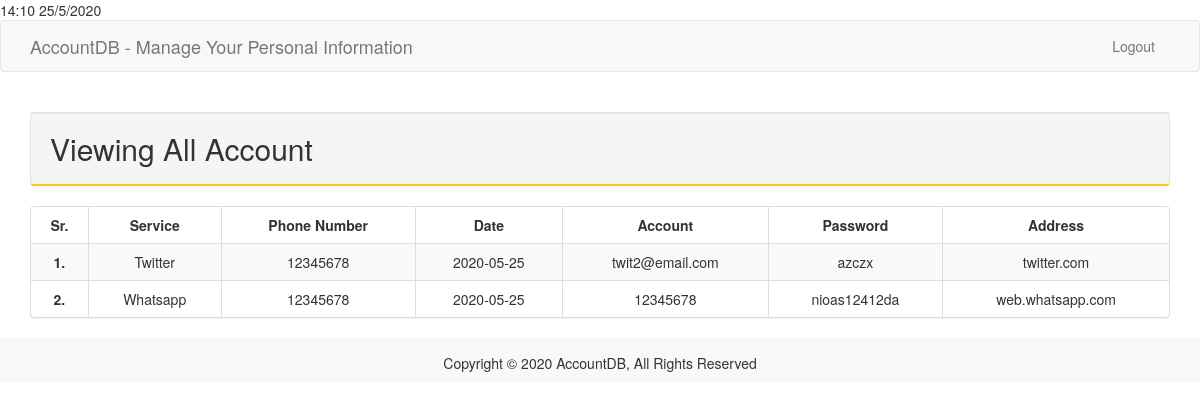
/user/index.php (signed in), run on the app's committed database.
### tables this page shows
CREATE TABLE `personnel` (
  `auto_id` int(11) NOT NULL,
  `Service` varchar(255) NOT NULL,
  `Phone` varchar(255) NOT NULL,
  `Date` date NOT NULL,
  `account` text NOT NULL,
  `password` text NOT NULL,
  `address` varchar(255) NOT NULL
);

### includes/config.php (called while the page is built, shortened)
<?php
$hosted = 0;
if($hosted == 0)
{
	$website_url = "http://localhost/project";
}
?>

### user/index.php (the view, shortened to what this page needs)
14:10 25/5/2020<?php
include_once( dirname(__FILE__). '/../includes/config.php' );
include_once( $root_dir_path . '/includes/above_navbar.php' );
include_once( $root_dir_path . '/user/includes/navbar.php' );
?>
<div class="container">
	<h2 class="well custom_border_colored_line">
		Viewing All Account
	</h2>
</div>
<div class="container">
	<div class="row">
		<div class="col-lg-12">
			<div class="panel panel-default">
				<div class="table-responsive">
					<table class="table table-striped table-bordered dt-responsive nowrap" cellspacing="0" width="100%" style="font-size:14px;">
						<thead>
							<tr>
								<th class="no-sort">Sr.</th>
								<th class="no-sort">Service</th>
								<th class="no-sort">Phone Number</th>
								<th class="no-sort">Date</th>
								<th class="no-sort">Account</th>
								<th class="no-sort">Password</th>
								<th class="no-sort">Address</th>
							</tr>
						</thead>
						<tbody>
		<?php
		$select_query = "SELECT auto_id, AES_DECRYPT(Service, 'key') AS Service, AES_DECRYPT(Phone, 'key') AS Phone, Date, AES_DECRYPT(account, 'key') AS account, AES_DECRYPT(password, 'key') AS password, AES_DECRYPT(address, 'key') AS address FROM personnel";
		$select_result = mysqli_query($connection,$select_query);
		$affected_rows = $connection->affected_rows;
		if(!$select_result)
		{
			echo "<tr><td>Error: " . mysqli_error($connection)." ..... !!</td></tr>";
		}
		else if($affected_rows == 0)
		{
		}
		else
		{
			$serial_no = 1;
			while ( $row = mysqli_fetch_array($select_result) )
			{
				$Service = $row['Service'];
				$Phone = $row['Phone'];
				$Date = $row['Date'];
				$address = $row['address'];
		?>
							<tr>
								<td><b><?php echo $serial_no; ?>.</b></td>
								<td><?php echo $Service; ?></td>
								<td><?php echo $Phone; ?></td>
								<td><?php echo $Date; ?></td>
								<td><?php echo $row['account']; ?></td>
								<td><?php echo $row['password']; ?></td>
								<td><?php echo $address; ?></td>
							</tr>
		<?php
			$serial_no++;
			}
		}
		?>
						</tbody>
					</table>
				</div>
			</div>
		</div>
	</div>
</div>
<?php
include_once( $root_dir_path . '/includes/footer.php' );
include_once( $root_dir_path . '/includes/below_footer.php' );
?>

### includes/above_navbar.php (shortened to what this page needs)
<!DOCTYPE html>
<html>
<head>
	<link rel="stylesheet" href="https://getbootstrap.com/docs/3.3/dist/css/bootstrap.min.css">
	<link rel="stylesheet" href="<?php echo $website_url; ?>/css/custom.css">
</head>
<body class="custom_scrollbar custom_scrollbar_style">

### user/includes/navbar.php (shortened to what this page needs)
<nav class="navbar navbar-default">
    <div class="container">
        <div class="navbar-header">
            <a class="navbar-brand" nohref>AccountDB - Manage Your Personal Information</a>
        </div>
        <div class="collapse navbar-collapse" id="navbar-collapse-1">
            <ul class="nav navbar-nav navbar-right">
                <li><a href="<?php echo $website_url ?>/logout.php">Logout</a></li>
            </ul>
        </div>
    </div>
</nav>

### includes/footer.php
<footer class="container-fluid text-center bg-lightgray" style="background-color:#F8F8F8;">
	<div class="copyrights" style="margin-top:25px;">
		<p style="margin-top:-10px;">
			Copyright © <?php echo COPYRIGHT_YEAR; ?> AccountDB, All Rights Reserved
		</p>
	</div>
</footer>

### includes/below_footer.php (shortened to what this page needs)
</body>
</html>

### css/custom.css (style rules this page uses)
.custom_border_colored_line { border-bottom: 2px solid rgb(252,200,19); }

### user/index.php (style rules this page uses)
th,td { text-align:center; }

### data on the page
personnel: Service "Twitter", Phone "12345678", Date "2020-05-25", account "twit2@email.com", password "azczx", address "twitter.com"
personnel: Service "Whatsapp", Phone "12345678", Date "2020-05-25", account "12345678", password "nioas12412da", address "web.whatsapp.com"

### other printed values
COPYRIGHT_YEAR "2020"
